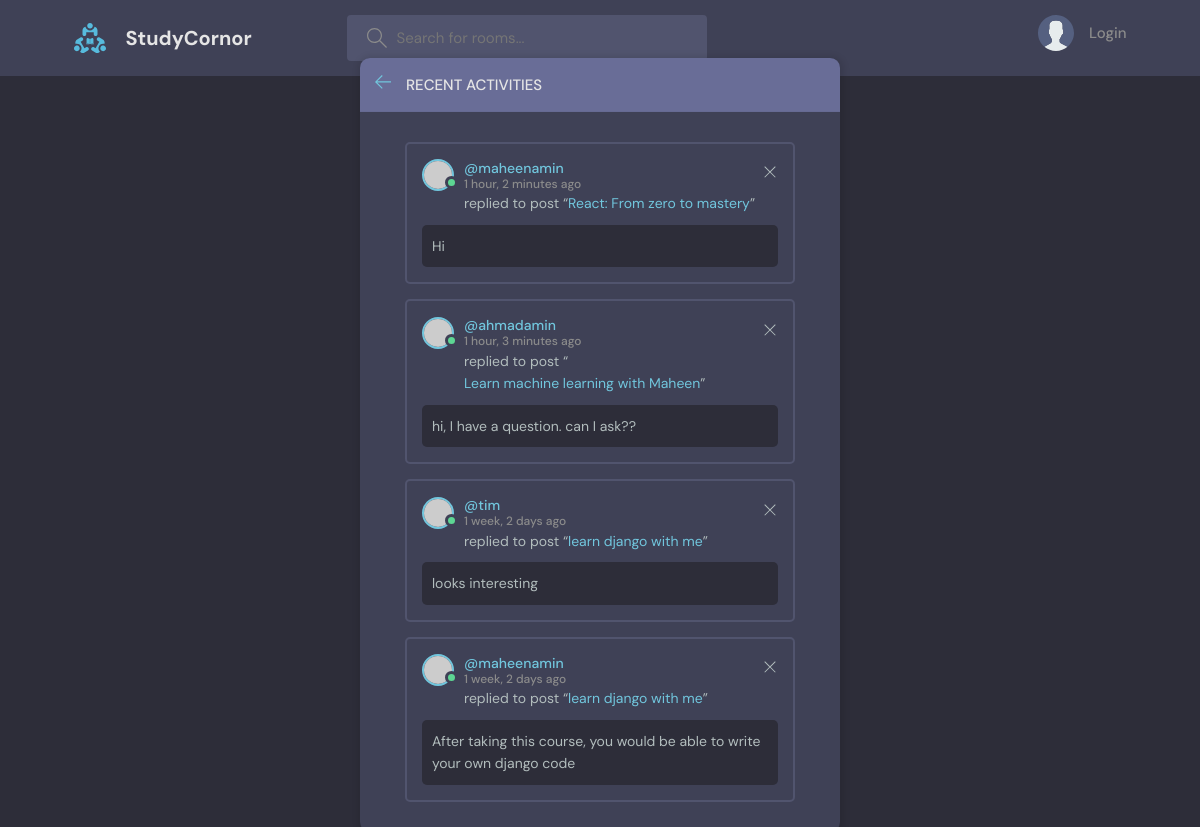
Screenshot of /activityPage/ with the database file from the repository.
### base/models.py (models this page shows, shortened)
class Message(models.Model):
    user = models.ForeignKey(User, on_delete=models.CASCADE)
    room = models.ForeignKey(Room, on_delete=models.CASCADE)
    body = models.TextField()
    updated = models.DateTimeField(auto_now=True)
    created = models.DateTimeField(auto_now_add=True)
    class Meta:
        ordering = ["-updated", "-created"]

class User(AbstractUser):
    name = models.CharField(max_length=200, null=True)
    email = models.EmailField(unique=True)
    bio = models.TextField(null=True)
    avatar = models.ImageField(null=True, default='avatar.svg')
    USERNAME_FIELD = 'email'
    REQUIRED_FIELDS = []

class Room(models.Model):
    host = models.ForeignKey(User, on_delete=models.SET_NULL, null=True)
    topic = models.ForeignKey(Topic, on_delete=models.SET_NULL, null=True)
    name = models.CharField(max_length=200)
    description = models.TextField(null=True, blank=True)
    participants = models.ManyToManyField(User, related_name='participants', blank=True)
    updated  = models.DateTimeField(auto_now=True)
    created = models.DateTimeField(auto_now_add=True)
    class Meta:
        ordering = ["-updated", "-created"]

### base/views.py (the view)
# urls.py: path('activityPage/', views.activityPage, name="activity"),
def activityPage(request):
    roomMessages = Message.objects.all()
    context = {'roomMessages': roomMessages}
    return render(request, 'base/activity.html', context)

### base/templates/base/activity.html (shortened to what this page needs)
{% extends 'base.html' %}
{% block content %}
<main class="layout">
  <div class="container">
    <div class="layout__box">
      <div class="layout__boxHeader">
        <div class="layout__boxTitle">
          <a href={% url 'home' %}>
            <svg version="1.1" xmlns="http://www.w3.org/2000/svg" width="32" height="32" viewBox="0 0 32 32">
              <title>arrow-left</title>
              <path
                d="M13.723 2.286l-13.723 13.714 13.719 13.714 1.616-1.611-10.96-10.96h27.625v-2.286h-27.625l10.965-10.965-1.616-1.607z"
              ></path>
            </svg>
          <h3>Recent Activities</h3>
        </div>
      </div>
      <div class="activities-page layout__body">
        {% for message in roomMessages %}
        <div class="activities__box">
          <div class="activities__boxHeader roomListRoom__header">
            <a href={% url 'userProfile' message.user.id %} class="roomListRoom__author">
              <div class="avatar avatar--small active">
                <img src="https://randomuser.me/api/portraits/men/13.jpg" />
              </div>
              <p>
                @{{ message.user.username }}
                <span>{{ message.created|timesince }} ago</span>
              </p>
            </a>
            <div class="roomListRoom__actions">
              <a href={% url 'deleteMessage' message.id %}>
                <svg version="1.1" xmlns="http://www.w3.org/2000/svg" width="32" height="32" viewBox="0 0 32 32">
                  <title>remove</title>
                  <path
                    d="M27.314 6.019l-1.333-1.333-9.98 9.981-9.981-9.981-1.333 1.333 9.981 9.981-9.981 9.98 1.333 1.333 9.981-9.98 9.98 9.98 1.333-1.333-9.98-9.98 9.98-9.981z"
                  ></path>
                </svg>
            </div>
          </div>
          <div class="activities__boxContent">
            <p>replied to post “<a href={% url 'room' message.room.id %}>{{ message.room.name }}</a>”</p>
            <div class="activities__boxRoomContent">
              {{ message.body }}
            </div>
          </div>
        </div>
        {% endfor %}
      </div>
    </div>
  </div>
</main>
{% endblock content %}

### static/styles/style.css (style rules this page uses)
:root { --color-main: #71c6dd; --color-main-light: #e1f6fb; --color-dark: #3f4156; --color-dark-medium: #51546e; --color-dark-light: #696d97; --color-light: #e5e5e5; --color-gray: #8b8b8b; --color-light-gray: #b2bdbd; --color-bg: #2d2d39; --color-success: #5dd693; --color-error: #fc4b0b; }
* { font-family: "DM Sans", -apple-system, BlinkMacSystemFont, "Segoe UI", Roboto, Oxygen, Ubuntu, Cantarell, "Open Sans", "Helvetica Neue", sans-serif; margin: 0; padding: 0; box-sizing: border-box; text-rendering: optimizeLegibility; font-size: inherit; }
html { font-size: 56.25%; }
@media only screen and (min-width: 1200px) { html { font-size: 62.5%; } }
body { line-height: 1.6; font-weight: 400; font-size: 1.5rem; color: var(--color-light-gray); background-color: var(--color-bg); min-height: 100vh; }
img { width: 100%; }
a { display: inline-block; color: var(--color-main); text-decoration: none; }
.container { max-width: 120rem; width: 90%; margin: auto; }
.avatar { position: relative; display: inline-block; border-radius: 50%; border: 2px solid var(--color-main); }
.avatar img { display: block; border-radius: 50%; object-fit: cover; object-position: center; }
.avatar::after { content: ""; display: block; position: absolute; background-color: var(--color-gray); z-index: 111; border-radius: 50%; border: 0.3rem solid var(--color-dark); }
.avatar.active::after { background-color: var(--color-success); }
.avatar.avatar--small img { width: 2.8rem; height: 2.8rem; }
.avatar.avatar--small:after { width: 0.7rem; height: 0.7rem; bottom: 0px; right: -6px; }
.layout { margin-top: 2.4rem; }
.layout > .container { display: flex; justify-content: space-between; align-items: flex-start; }
.layout__box { width: 90%; max-width: 48rem; min-height: 40rem; position: absolute; top: 50%; left: 50%; transform: translate(-50%, -46%); background-color: var(--color-dark); border-radius: 1rem; box-shadow: 1px 1px 6px 3px rgba(0, 0, 0, 0.1); overflow: hidden; }
.layout__boxHeader { display: flex; padding: 1.5rem; background-color: var(--color-dark-light); }
.layout__boxTitle { display: flex; gap: 1.5rem; align-items: center; }
.layout__boxTitle h3 { text-transform: uppercase; font-weight: 500; color: var(--color-light); }
.layout__boxTitle svg { width: 1.6rem; height: 1.6rem; fill: var(--color-main); }
.layout__body { margin: 3rem; }
.roomListRoom__header { display: flex; justify-content: space-between; align-items: center; }
.roomListRoom__author { font-weight: 500; display: flex; align-items: center; gap: 1rem; }
.roomListRoom__actions { display: flex; align-items: flex-start; gap: 1rem; position: relative; }
.roomListRoom__actions svg { fill: var(--color-main); width: 1.6rem; height: 1.6rem; }
.activities__box { margin: 1.5rem; padding: 1.5rem; border: 2px solid var(--color-dark-medium); border-radius: 5px; }
.activities__boxHeader p { font-size: 1.4rem; line-height: 1.3; }
.activities__boxHeader p span { color: var(--color-gray); font-size: 1.2rem; display: block; }
.activities__boxContent { margin-left: 4.2rem; }
.activities__boxContent { font-size: 1.4rem; }
.activities__boxRoomContent { background: var(--color-bg); padding: 1rem; border-radius: 5px; margin-top: 1rem; margin-left: -4.2rem; }
.roomListRoom__actions svg { fill: var(--color-light-gray); }

### rows the page displays
Message: user.username "maheenamin", created "1 hour, 2 minutes", room.name "React: From zero to mastery", body "Hi"
Message: user.username "ahmadamin", created "1 hour, 3 minutes", room.name "Learn machine learning with Maheen", body "hi, I have a question. can I ask??"
Message: user.username "tim", created "1 week, 2 days", room.name "learn django with me", body "looks interesting"
Message: user.username "maheenamin", created "1 week, 2 days", room.name "learn django with me", body "After taking this course, you would be able to write your own django code"
